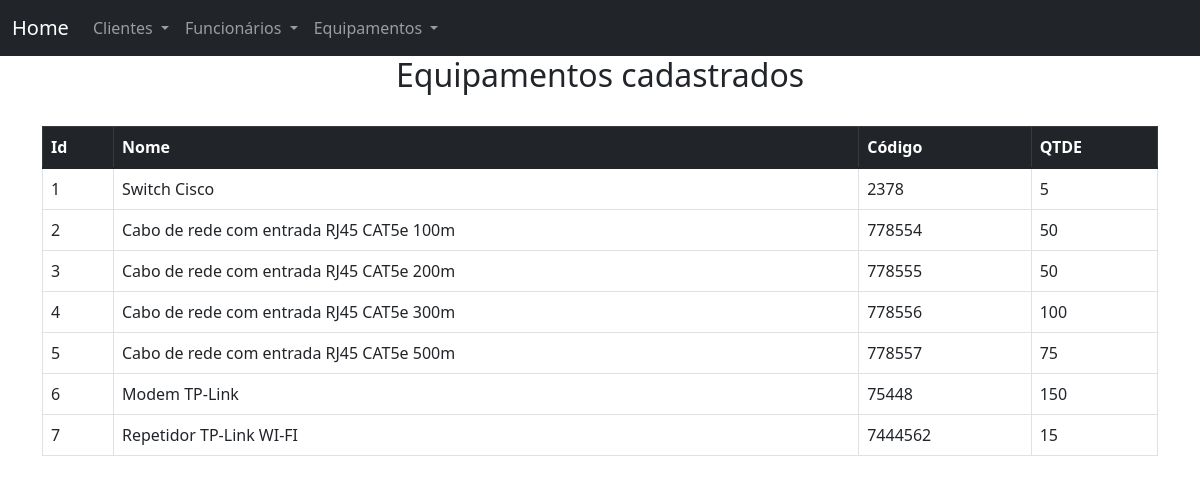
/consultaequipamentos, run on an earlier commit of the app's database.
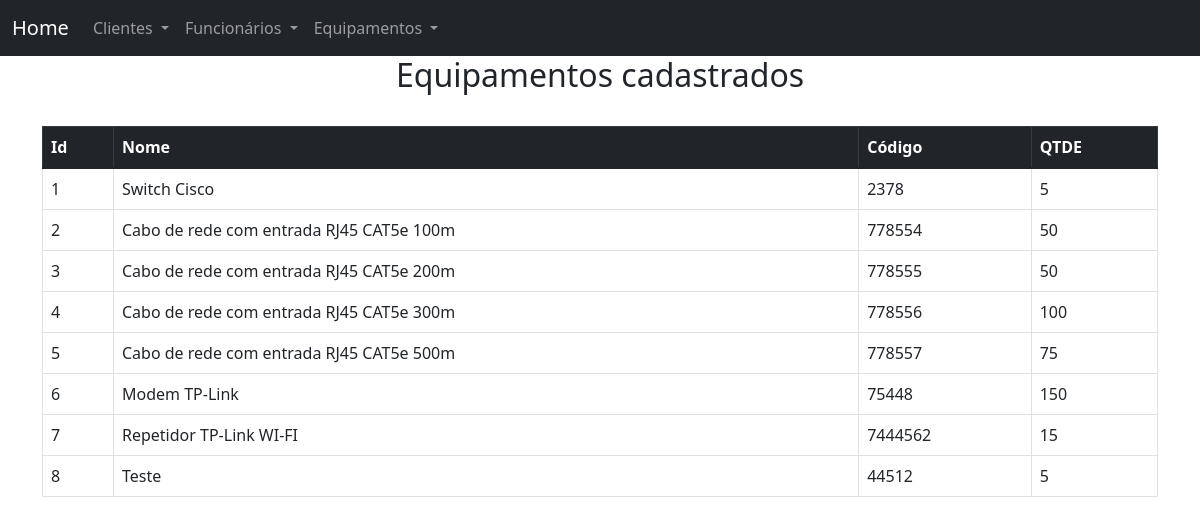
And on a later commit of the database.
### main.py (models this page shows, shortened)
class Equipamentos(db.Model):
    id_equipamento = db.Column(db.Integer, primary_key=True)
    name = db.Column(db.String(80), nullable=False)
    codigo = db.Column(db.String(120), nullable=False)
    qtde = db.Column(db.Integer, nullable=False)

### main.py (the view)
@app.route('/consultaequipamentos')
def consulta_equipamentos():
    equipamentos = Equipamentos.query.all()
    return render_template('consultaequipamentos.html', equipamentos=equipamentos)

### templates/consultaequipamentos.html
{% extends "base.html" %}
{% block conteudo %}
<h2 style="text-align: center;">Equipamentos cadastrados</h2>
<br>
<table class="table table-bordered table-hover">
    <thead class="table-dark">
        <tr>
          <th scope="col">Id</th>
          <th scope="col">Nome</th>
          <th scope="col">Código</th>
          <th scope="col">QTDE</th>
        </tr>
    </thead>
    <tbody>
        {% for equipamentos in equipamentos %}
        <tr>
            <td>{{ equipamentos.id_equipamento }}</td>
            <td>{{ equipamentos.name }}</td>
            <td>{{ equipamentos.codigo }}</td>
            <td>{{ equipamentos.qtde }}</td>
        </tr>
        {% endfor %}
    </tbody>
</table>
{% endblock conteudo %}

What changed in the data, as far as the page shows it:
added Equipamentos: id_equipamento "8", name "Teste", codigo "44512", qtde "5"
